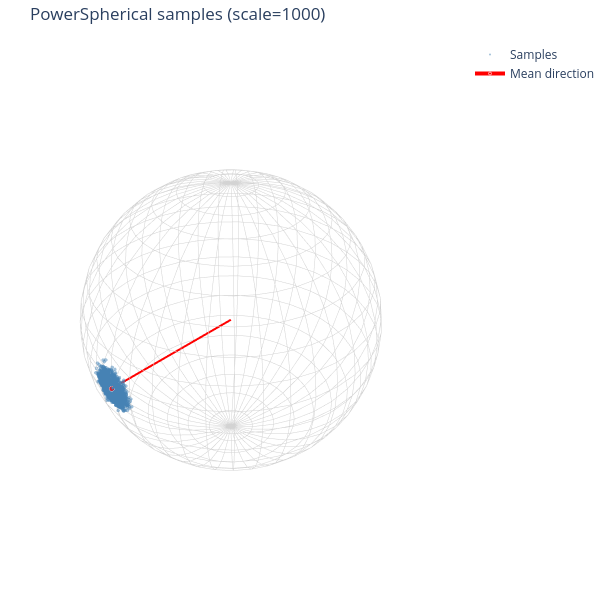

Notebook code cell kept with this figure:
### Code cell
import numpy as np
import plotly.graph_objects as go

# Sample points
x = dist.sample((10000,)).squeeze()
pts = x.detach().numpy()

# Wireframe sphere
u = np.linspace(0, 2 * np.pi, 40)
v = np.linspace(0, np.pi, 20)
sphere_traces = []
for vi in v:
    sphere_traces.append(
        go.Scatter3d(
            x=np.cos(u) * np.sin(vi),
            y=np.sin(u) * np.sin(vi),
            z=np.full_like(u, np.cos(vi)),
            mode="lines",
            line=dict(color="lightgray", width=1),
            showlegend=False,
            hoverinfo="skip",
        )
    )
for ui in u:
    sphere_traces.append(
        go.Scatter3d(
            x=np.cos(ui) * np.sin(v),
            y=np.sin(ui) * np.sin(v),
            z=np.cos(v),
            mode="lines",
            line=dict(color="lightgray", width=1),
            showlegend=False,
            hoverinfo="skip",
        )
    )

# Samples scatter
samples_trace = go.Scatter3d(
    x=pts[:, 0],
    y=pts[:, 1],
    z=pts[:, 2],
    mode="markers",
    marker=dict(size=2, color="steelblue", opacity=0.5),
    name="Samples",
)

# Mean direction arrow
m = loc.numpy()
arrow_trace = go.Scatter3d(
    x=[0, m[0]],
    y=[0, m[1]],
    z=[0, m[2]],
    mode="lines+markers",
    line=dict(color="red", width=4),
    marker=dict(size=[0, 6], color="red"),
    name="Mean direction",
)

no_axis = dict(
    showticklabels=False,
    showgrid=False,
    zeroline=False,
    showline=False,
    title="",
    showaxeslabels=False,
    visible=False,
)

fig = go.Figure(data=sphere_traces + [samples_trace, arrow_trace])
fig.update_layout(
    title=f"PowerSpherical samples (scale={scale.item():.0f})",
    width=600,
    height=600,
    scene=dict(
        xaxis=no_axis,
        yaxis=no_axis,
        zaxis=no_axis,
        aspectmode="cube",
        bgcolor="white",
    ),
    margin=dict(l=0, r=0, b=0, t=40),
)
fig.show()
